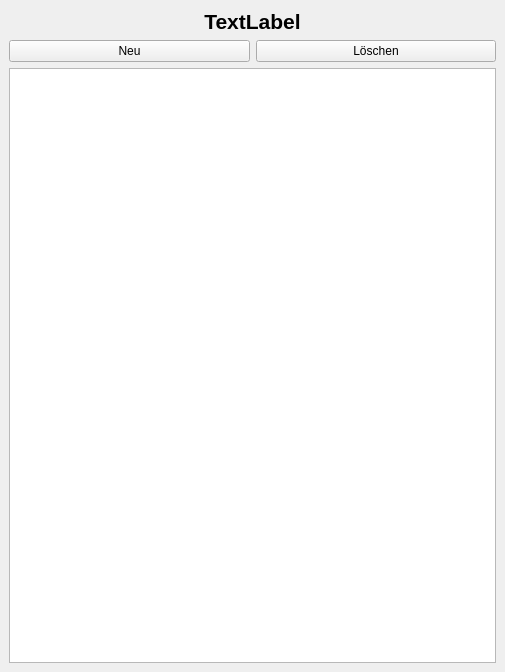
<?xml version="1.0" encoding="UTF-8"?>
<ui version="4.0">
 <class>DockWidget</class>
 <widget class="QDockWidget" name="DockWidget">
  <property name="geometry">
   <rect>
    <x>0</x>
    <y>0</y>
    <width>505</width>
    <height>672</height>
   </rect>
  </property>
  <property name="windowTitle">
   <string>List</string>
  </property>
  <widget class="QWidget" name="dock_contents">
   <layout class="QVBoxLayout" name="verticalLayout_2">
    <item>
     <layout class="QVBoxLayout" name="la_vertical">
      <item>
       <widget class="QLabel" name="lbl_name">
        <property name="font">
         <font>
          <pointsize>16</pointsize>
          <bold>true</bold>
         </font>
        </property>
        <property name="contextMenuPolicy">
         <enum>Qt::NoContextMenu</enum>
        </property>
        <property name="text">
         <string>TextLabel</string>
        </property>
        <property name="alignment">
         <set>Qt::AlignCenter</set>
        </property>
       </widget>
      </item>
      <item>
       <layout class="QHBoxLayout" name="la_horizontal">
        <item>
         <widget class="QPushButton" name="btn_new">
          <property name="text">
           <string>Neu</string>
          </property>
         </widget>
        </item>
        <item>
         <widget class="QPushButton" name="btn_delete">
          <property name="text">
           <string>Löschen</string>
          </property>
         </widget>
        </item>
       </layout>
      </item>
      <item>
       <widget class="QListWidget" name="lw_items"/>
      </item>
     </layout>
    </item>
   </layout>
  </widget>
 </widget>
 <resources/>
 <connections/>
</ui>
